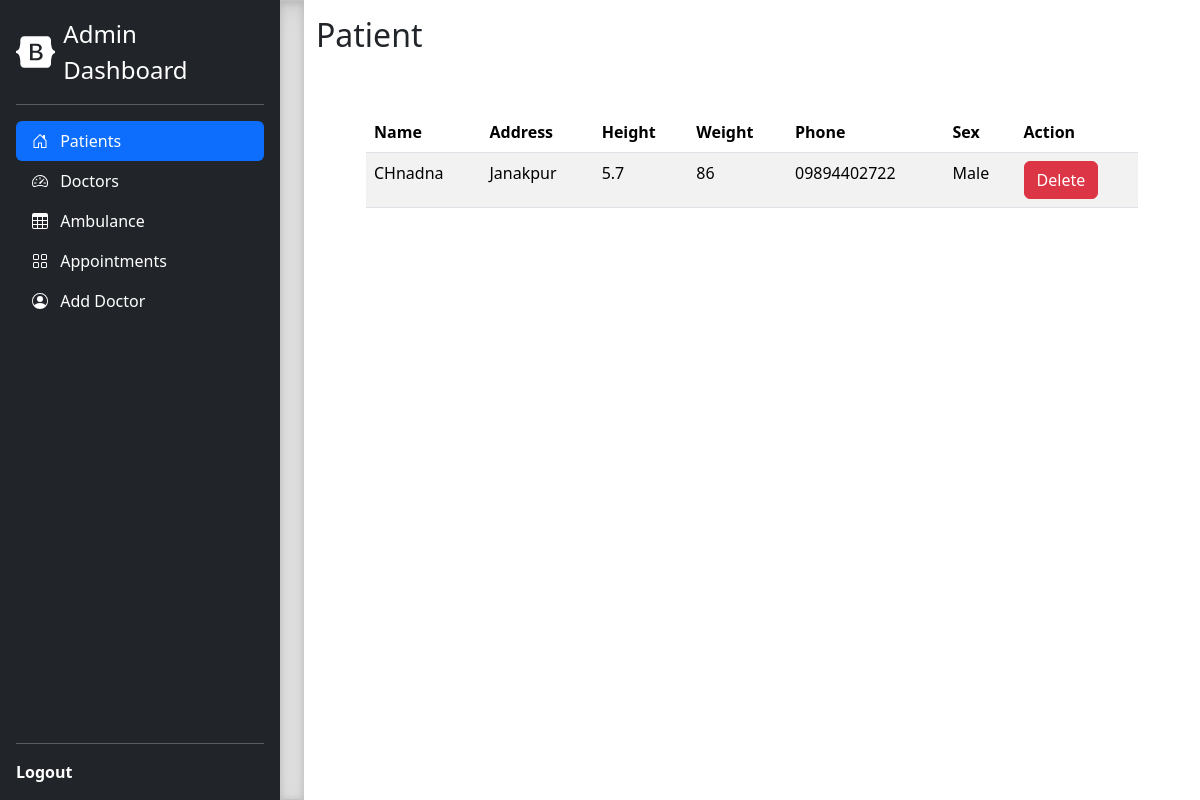
Screenshot of /admin/patients.php (signed in) with the database file from the repository.
### tables this page shows
CREATE TABLE `patients` (
  `id` int(11) NOT NULL,
  `user_id` int(11) DEFAULT NULL,
  `name` varchar(100) NOT NULL,
  `address` varchar(100) DEFAULT NULL,
  `height` float DEFAULT NULL,
  `weight` float DEFAULT NULL,
  `phone` varchar(20) DEFAULT NULL,
  `sex` enum('Male','Female','Other') DEFAULT NULL
);

### admin/patients.php (the view, shortened to what this page needs)
<?php include 'admin_header.php'; ?>
<div class="container-fluid">
    <div class="row mt-3">
        <div class="col">
            <h2>Patient</h2>
        </div>
    </div>
    <div class="row">
        <div class="col">
            <div class="table-responsive">
                <table class="table table-striped">
                    <thead>
                        <tr>
                            <th>Name</th>
                            <th>Address</th>
                            <th>Height</th>
                            <th>Weight</th>
                            <th>Phone</th>
                            <th>Sex</th>
                            <th>Action</th>
                        </tr>
                    </thead>
                    <tbody>
                        <?php
                        require_once "../includes/config.php";
                        $sql = "SELECT * FROM patients";
                        $result = $conn->query($sql);
                        if ($result->num_rows > 0) {
                            while ($row = $result->fetch_assoc()) {
                                echo '<tr>';
                                echo '<td>' . $row['name'] . '</td>';
                                echo '<td>'. $row['address'] .'</td>';
                                echo '<td>'. $row['height'] .'</td>';
                                echo '<td>'. $row['weight'] .'</td>';
                                echo '<td>'. $row['phone'] .'</td>';
                                echo '<td>'. $row['sex'] .'</td>';
                                echo '<td>
                                        <form method="post" action="">
                                            <input type="hidden" name="patient_id" value="' . $row['id'] . '">
                                            <button type="submit" class="btn btn-danger" name="delete_patient">Delete</button>
                                        </form>
                                    </td>';
                                echo '</tr>';
                            }
                        } else {
                            echo '<tr><td colspan="7" class="text-center">No patients found</td></tr>';
                        }
                        ?>
                    </tbody>
                </table>
            </div>
        </div>
    </div>
</div>
<?php include 'admin_footer.php'; ?>

### admin/style.css (style rules this page uses)
.table-responsive { padding: 50px; }

### admin/admin_header.php (style rules this page uses)
body { display: flex; }

### rows the page displays
patients: name "CHnadna", address "Janakpur", height "5.7", weight "86", phone "09894402722", sex "Male"
